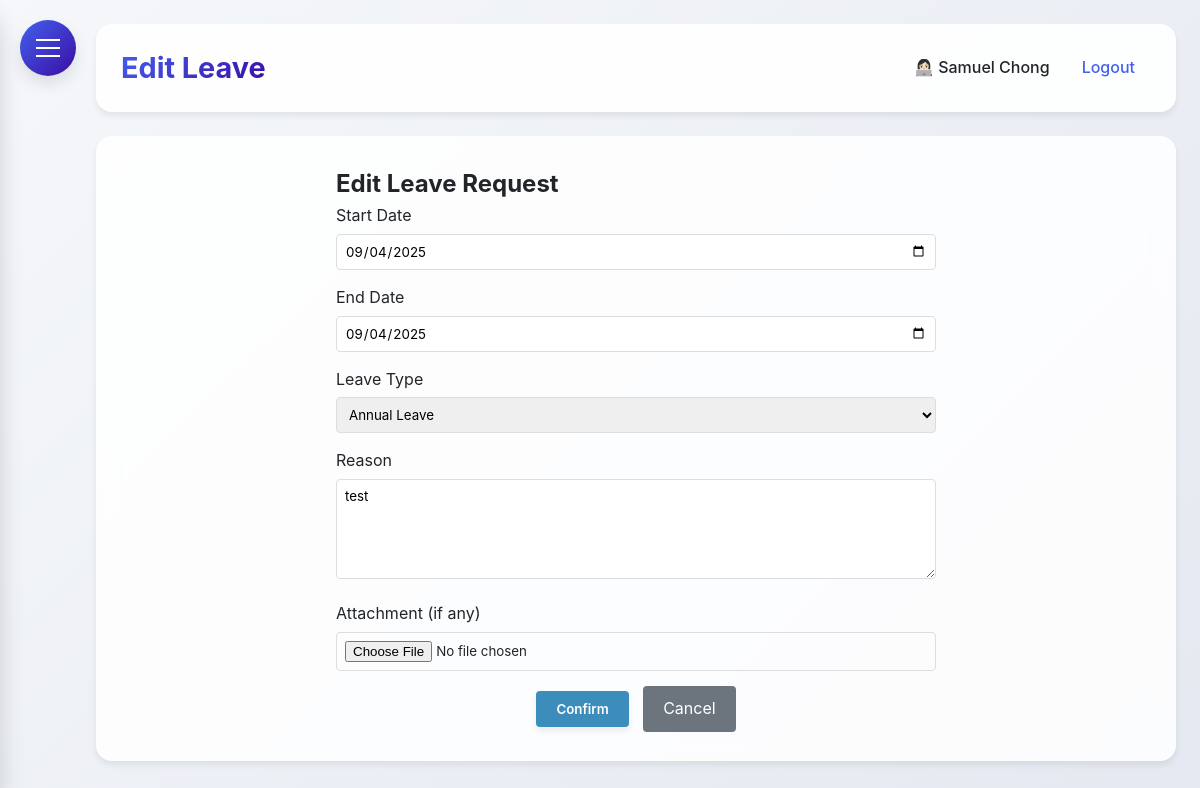
Page /edit_leave/1 (signed in) on the earlier database version.
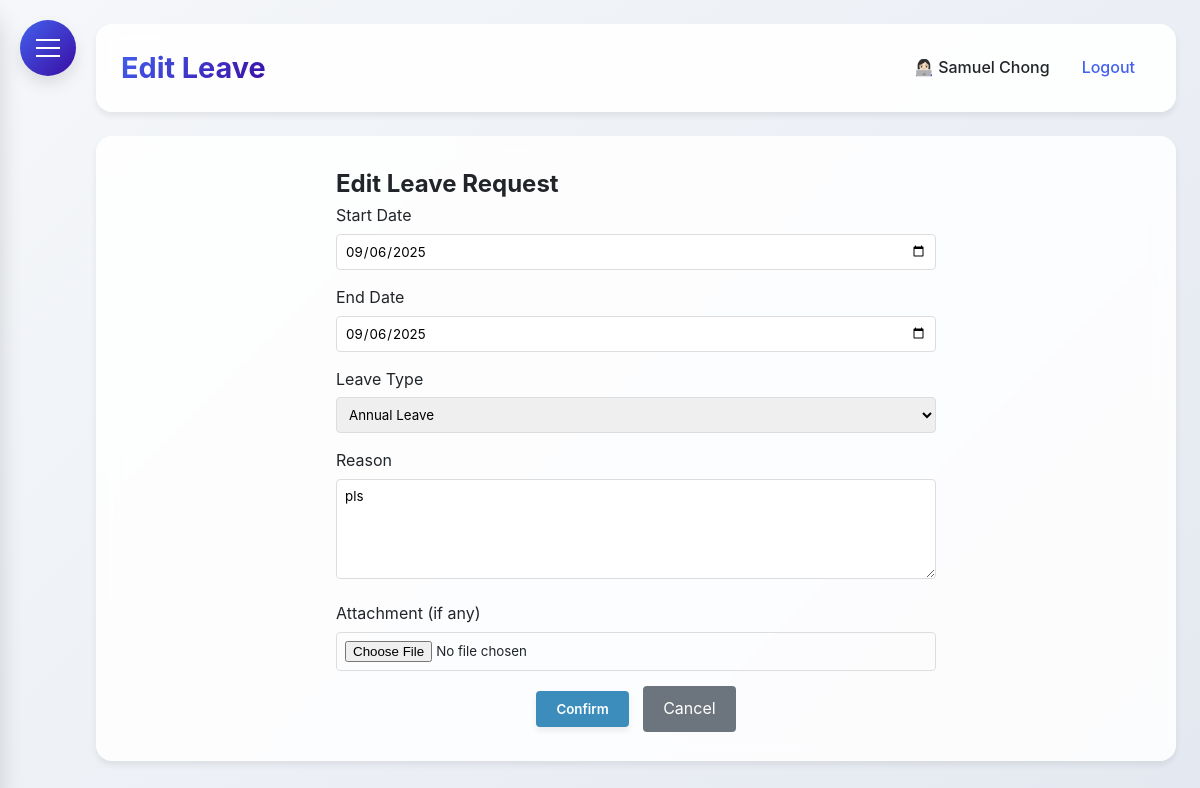
Same page on the later database version.
### HerculesSystem.py (models this page shows)
class LeaveRequest(db.Model):
    id = db.Column(db.Integer, primary_key=True)
    employee_id = db.Column(db.Integer, db.ForeignKey('employee.id'), nullable=False)
    start_date = db.Column(db.Date, nullable=False)
    end_date = db.Column(db.Date, nullable=False)
    leave_type = db.Column(db.String(50), nullable=False)
    compassionate_type = db.Column(db.String(50))
    reason = db.Column(db.Text)
    attachment_filename = db.Column(db.String(255))
    status = db.Column(db.String(20), default='pending')
    days_requested = db.Column(db.Integer, nullable=False)
    created_at = db.Column(db.DateTime, default=datetime.utcnow)
    approved_at = db.Column(db.DateTime)
    employee = db.relationship('Employee', backref=db.backref('leave_requests', lazy=True))

### HerculesSystem.py (the view, shortened to what this page needs)
@app.route('/edit_leave/<int:request_id>', methods=['GET', 'POST'])
@login_required
def edit_leave(request_id):
    leave_request = LeaveRequest.query.get_or_404(request_id)
    if leave_request.employee_id != current_user.id and current_user.user_type != 'admin':
        flash('You can only edit your own leave requests.', 'danger')
        return redirect(url_for('leaves'))
    if leave_request.status != 'pending':
        flash('Only pending leave requests can be edited.', 'danger')
        return redirect(url_for('leaves'))
    form = LeaveRequestForm(obj=leave_request)
    return render_template('request_leave.html', form=form, editing=True)

### HerculesSystem.py (called while the page is built)
@app.after_request
def add_security_headers(response):
    response.headers['Permissions-Policy'] = 'geolocation=()'
    return response

@login_manager.user_loader
def load_user(user_id):
    return db.session.get(Employee, int(user_id))

@app.context_processor
def inject_now():
    return {'now': datetime.utcnow()}

@app.before_request
def before_request():
    if request.url.startswith('https://'):
        new_url = request.url.replace('https://', 'http://', 1)
        return redirect(new_url, code=301)

### templates/request_leave.html (shortened to what this page needs)
{% extends "base.html" %}
{% block content %}
<div style="max-width: 600px; margin: 0 auto;">
    <h2>{% if editing %}Edit Leave Request{% elif admin_editing %}Edit Leave Request (Admin){% else %}Request Leave{% endif %}</h2>
    <form method="POST" enctype="multipart/form-data">
        <div style="margin-bottom: 15px;">
            <label for="start_date" style="display: block; margin-bottom: 5px;">Start Date</label>
            {{ form.start_date(class="form-control", style="width: 100%; padding: 8px; border: 1px solid #ddd; border-radius: 4px;", type="date") }}
        </div>
        <div style="margin-bottom: 15px;">
            <label for="end_date" style="display: block; margin-bottom: 5px;">End Date</label>
            {{ form.end_date(class="form-control", style="width: 100%; padding: 8px; border: 1px solid #ddd; border-radius: 4px;", type="date") }}
        </div>
        <div style="margin-bottom: 15px;">
            <label for="leave_type" style="display: block; margin-bottom: 5px;">Leave Type</label>
            {{ form.leave_type(class="form-control", style="width: 100%; padding: 8px; border: 1px solid #ddd; border-radius: 4px;", id="leave_type_select") }}
        </div>
        <div style="margin-bottom: 15px;">
            <label for="reason" style="display: block; margin-bottom: 5px;">Reason</label>
            {{ form.reason(class="form-control", style="width: 100%; padding: 8px; border: 1px solid #ddd; border-radius: 4px; min-height: 100px;", placeholder="Please provide a reason for your leave request") }}
        </div>
        <div style="margin-bottom: 15px;">
            <label for="attachment" style="display: block; margin-bottom: 5px;">Attachment (if any)</label>
            {{ form.attachment(class="form-control", style="width: 100%; padding: 8px; border: 1px solid #ddd; border-radius: 4px;") }}
        </div>
        <div style="text-align: center;">
            {% if admin_editing %}
                <button type="submit" class="btn" style="background: #3c8dbc; color: white; padding: 10px 20px; border: none; border-radius: 4px; cursor: pointer;">
                    Confirm Changes
                </button>
            {% else %}
                {{ form.submit(class="btn", style="background: #3c8dbc; color: white; padding: 10px 20px; border: none; border-radius: 4px; cursor: pointer;") }}
            {% endif %}
            <a href="{% if admin_editing %}{{ url_for('all_leaves') }}{% else %}{{ url_for('leaves') }}{% endif %}" style="background: #6c757d; color: white; padding: 10px 20px; border: none; border-radius: 4px; text-decoration: none; display: inline-block; margin-left: 10px;">Cancel</a>
        </div>
    </form>
</div>
{% endblock %}

Differences in the rows shown:
changed LeaveRequest "Annual Leave": start_date "09/04/2025" → "09/06/2025"; end_date "09/04/2025" → "09/06/2025"; reason "test" → "pls"
